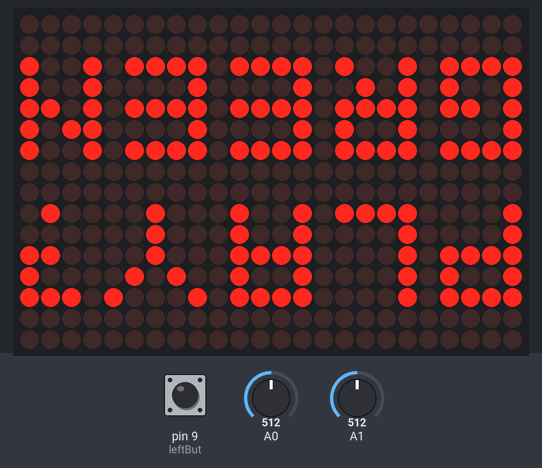
Simulated run of this sketch. Board: Arduino Uno, built with avr-gcc and run on an emulated ATmega328P. On the bench: 24×16 LED matrix. Inputs (shaded band) come from the test bench; at power-on: pin 9 (leftBut) LOW, A0 = 512, A1 = 512. Random numbers use the default seed unless the sketch sets one.

Above: at 1.2 s.
1.3 s: pin 9 (leftBut) pulled HIGH for 3.2 s
At 2.7 s:
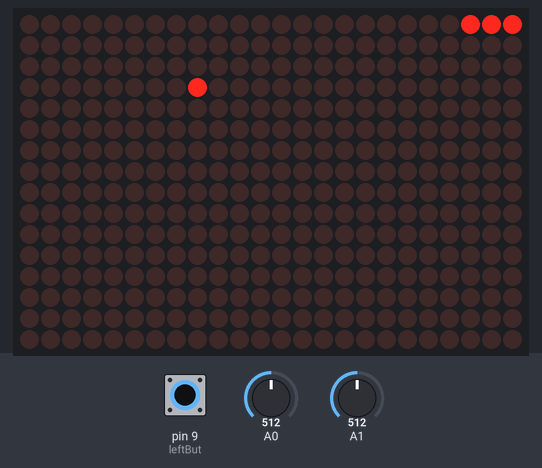
7.5 s: pin 9 (leftBut) pulled HIGH for 0.15 s
At 9.4 s:
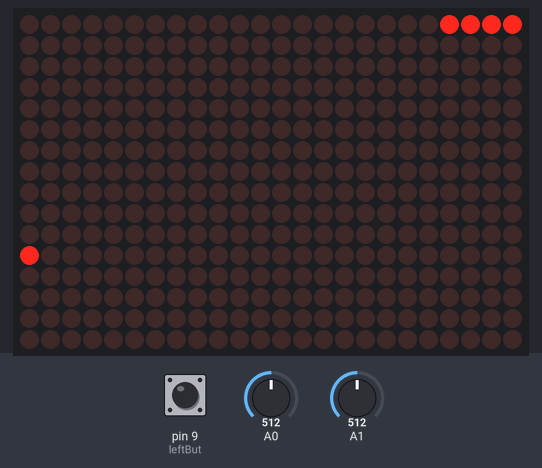
10.6 s: pin 9 (leftBut) pulled HIGH for 1 s
At 12.2 s:
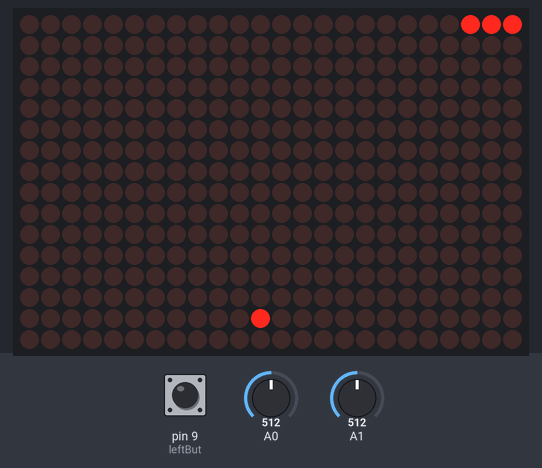
14.6 s: pin 9 (leftBut) pulled HIGH for 0.15 s
At 16.4 s:
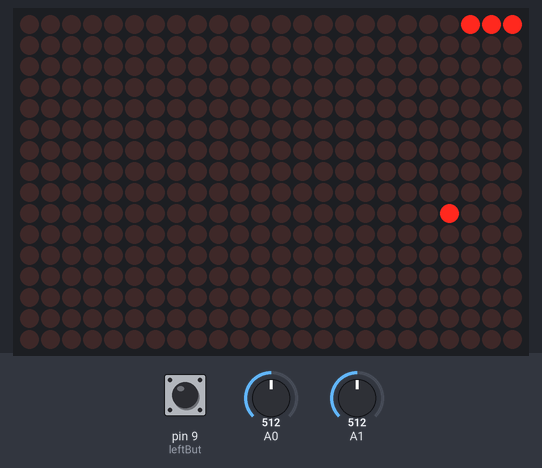
17.7 s: pin 9 (leftBut) pulled HIGH for 0.15 s
At 18.8 s:
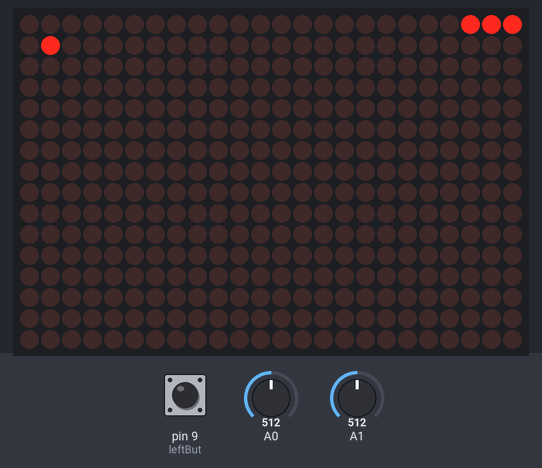
20.8 s: pin 9 (leftBut) pulled HIGH for 1 s
At 22.3 s:
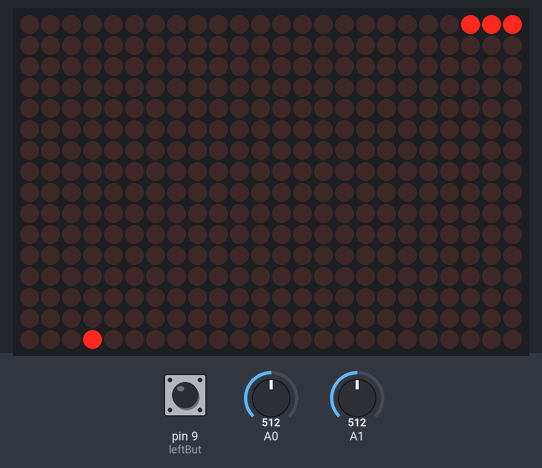
Timing chart, 0 to 23.8 s (numbered marks = the images above; inputs shaded):
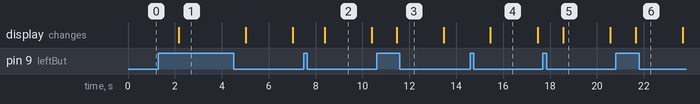

The sketch:

snake.ino
```cpp
//Dominic Burgi
#include <QueueArray.h>
#include "Adafruit_HT1632.h"
#define HT_DATA 2
#define HT_WR   3
#define HT_CS   4
#define HT_CS2  5

Adafruit_HT1632LEDMatrix matrix =
Adafruit_HT1632LEDMatrix(HT_DATA, HT_WR, HT_CS);

int rightBut = 8, leftBut = 9;
int oldX, oldY, foodX, foodY, checkX, checkY, t, curDir, len, headX, headY;
bool lose = 1;
QueueArray<int>horiz;
QueueArray<int>vert;

//letter Arrays
int greenX[] = {23, 23, 23, 23, 23, 22, 22, 21, 21, 21, 20, 20, 20, 20, //G
                18, 18, 18, 18, 18, 17, 17, 16, 16, 16, 15, 15, 15, 15, //R
                13, 13, 13, 13, 13, 12, 12, 12, 11, 11, 11, 10, 10, 10, //E
                8, 8, 8, 8, 8, 7, 7, 7, 6, 6, 6, 5, 5, 5,               //E
                3, 3, 3, 3, 3, 2, 1, 0, 0, 0, 0, 0};                    //N

int greenY[] = {12, 11, 10, 9, 8, 12, 8, 12, 10, 8, 12, 10, 9, 8,       //G
                12, 11, 10, 9, 8, 12, 10, 12, 10, 9, 12, 11, 10, 8,     //R
                12, 11, 10, 9, 8, 12, 10, 8, 12, 10, 8, 12, 10, 8,      //E
                12, 11, 10, 9, 8, 12, 10, 8, 12, 10, 8, 12, 10, 8,      //E
                12, 11, 10, 9, 8, 11, 10, 12, 11, 10, 9, 8};            //N

int playX[] = {23, 23, 23, 23, 23, 22, 22, 21, 21, 20, 20, 20,          //P
               18, 18, 18, 18, 18, 17, 16, 15,                          //L
               13, 13, 13, 13, 13, 12, 12, 11, 11, 10, 10, 10, 10, 10,  //A
               8, 7, 6, 6, 6, 5, 4,                                     //Y
               2, 1, 1, 1, 0, 0, 0};                                    //?

int playY[] = {12, 11, 10, 9, 8, 12, 10, 12, 10, 12, 11, 10,            //P
               12, 11, 10, 9, 8, 8, 8, 8,                               //L
               12, 11, 10, 9, 8, 12, 10, 12, 10, 12, 11, 10, 9, 8,      //A
               12, 11, 10, 9, 8, 11, 12,                                //Y
               12, 12, 10, 8, 12, 11, 10};                              //?

void setup() {
  Serial.begin(9600);
  matrix.begin(ADA_HT1632_COMMON_16NMOS);
  pinMode(rightBut, INPUT);
  pinMode(leftBut, INPUT);
  randomSeed(analogRead(A2));
}

void loop() {
  matrix.clearScreen();
  while (lose == 1) {
    for (int i = 0; i < 68; i++){
      matrix.setPixel(greenX[i],greenY[i]-6);
    }
    for (int i = 0; i < 53; i++){
      matrix.setPixel(playX[i],playY[i]+1);
    }
    matrix.writeScreen();
    bool valL = digitalRead(leftBut);
    if (valL == 1){
      lose = 0;
      matrix.clearScreen();
    }
  }
  t = 0, curDir = 1, len = 4, headX = 0, headY = 0;
  for (int i = 0; i < len; i++) {
    horiz.enqueue(headX);
    vert.enqueue(headY);
  }
  foodX = random(24);
  foodY = random(16);
  matrix.setPixel(foodX, foodY);

  while (lose == 0) {
    int angX = analogRead(A1);
    int angY = analogRead(A0);

    //move pixel
    if (t % 15 == 0) {
      if ((angX < 300) && (curDir != 2)) curDir = 1;
      else if ((angX > 700) && (curDir != 1)) curDir = 2;
      else if ((angY < 300) && (curDir != 4)) curDir = 3;
      else if ((angY > 700) && (curDir != 3)) curDir = 4;

      if (curDir == 1) headX++;
      else if (curDir == 2) headX--;
      else if (curDir == 3) headY--;
      else if (curDir == 4) headY++;

      matrix.setPixel(foodX, foodY);
      matrix.setPixel(headX, headY);
      for (int i = 0; i < len; i++) {
        horiz.enqueue(headX);
        vert.enqueue(headY);
        headX = horiz.dequeue();
        headY = vert.dequeue();
      }

      oldX = headX;
      oldY = headY;
      headX = horiz.front();
      headY = vert.front();
      if ((oldX == foodX) && (oldY == foodY)) {
        len++;
        foodX = random(24);
        foodY = random(16);
        horiz.enqueue(oldX);
        vert.enqueue(oldY);
      }
      else matrix.clrPixel(oldX, oldY);
    }

    //check borders
    if (headX > 23 || headY > 15 || headX < 0 || headY < 0) lose = 1;

    //check body collision
    checkX = horiz.dequeue();
    checkY = vert.dequeue();
    horiz.enqueue(checkX);
    vert.enqueue(checkY);
    for (int i = 0; i < len - 1; i++) {
      checkX = horiz.dequeue();
      checkY = vert.dequeue();
      if ((checkX == headX) && (checkY == headY))
        lose = 1;
      horiz.enqueue(checkX);
      vert.enqueue(checkY);
    }

    //draw and incriment time
    matrix.writeScreen();
    if (t == 60) t = 0;
    t++;
  }

  //clean up
  while (!horiz.isEmpty ()) {
    horiz.dequeue();
    vert.dequeue();
  }
  delay(2000);
}
```

Measured:
- after the input at 1.3 s, the display: changes after 0.86 s (image 1)
- after the input at 7.5 s, the display: changes after 0.88 s (image 2)
- after the input at 10.6 s, the display: changes after 0.86 s (image 3)
- after the input at 14.6 s, the display: changes after 0.86 s (image 4)
- after the input at 17.7 s, the display: changes after 0.86 s (image 5)
- after the input at 20.8 s, the display: changes after 0.86 s (image 6)
- what the display in image 2 shows lasts 2.0 s, from 8.4 s to 10.4 s
